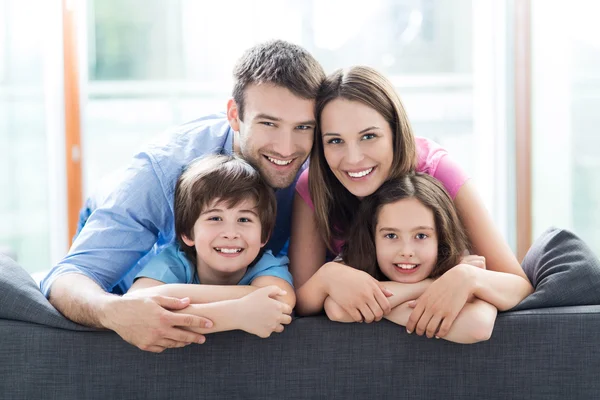
#> input picture aile.jpg, 600 x 400 px
$ python Untitled-1.py
#> lines starting #> are read from the running program, lines starting #| are printed output that depends on the picture; after the words box and inside, x2 and y2 are one past the last pixel; in counts of white or black regions, pixels touching at a corner belong together
import cv2 # OpenCV ana kütüphanesi
import sys # Programdan kontrollü çıkış yapmak için

# Yüz algılama için Haar Cascade sınıflandırıcısını yükle
face_cascade = cv2.CascadeClassifier('haarcascade_frontalface_default.xml')

# Eğer XML dosyası yüklenemezse kullanıcıya bilgiver ve programı sonlandır
if face_cascade.empty():
    print("HATA: 'haarcascade_frontalface_default.xml' dosyası yüklenemedi!")
    print("Dosyanın kodunuzla aynı dizinde olduğundan veya doğru yolun verildiğinden emin olun.")
    sys.exit() # Programı burada sonlandır

# Algılama yapmak istediğiniz resmin dosya yolunu veya resim dosyanızın adını buraya yazın.
#Resmimiz aynı klasörde olduğu için sadece isim yamanız yeterli.
image_path = 'aile.jpg'

# Resmi OpenCV kullanarak yükle
img = cv2.imread(image_path)
#> img is the input picture: shape (400, 600, 3); mean B, G, R 166, 165.3, 170.8

# Resim yüklenemezse hata kontrolü yap
if img is None:
    print(f"HATA: Resim dosyası '{image_path}' yüklenemedi!")
    print("Resim adını veya yolunu kontrol edin.")
    sys.exit() # Programı burada sonlandır


# Eğer resminiz çok büyükse ve pencere ekrana sığmıyorsa, bu kısmı kullanabilirsiniz.
# Örneğin, genişliği 800 piksele ayarla ve yüksekliği orantılı olarak küçült.
max_width = 800
if img.shape[1] > max_width: # Eğer resmin genişliği belirlenen maksimum genişlikten büyükse
    oran = max_width / img.shape[1]
    yeni_yukseklik = int(img.shape[0] * oran)
    img = cv2.resize(img, (max_width, yeni_yukseklik))

# Yüz algılama performansı için resmi gri tonlamaya çevir
# Haar Cascade modelleri genellikle gri tonlamalı görüntülerde daha iyi çalışır.
gray = cv2.cvtColor(img, cv2.COLOR_BGR2GRAY)
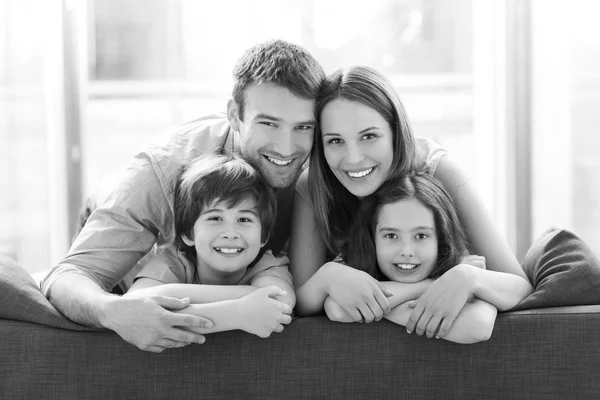
#> gray: shape (400, 600); min 0, max 255, mean 167

# Gri tonlamalı resimde yüzleri algılar
# detectMultiScale fonksiyonu, algılanan yüzlerin konumlarını döndürür.
# Parametreler:
# 1.1: scaleFactor - Görüntü ölçeği küçültme oranı. Küçük değerler daha fazla algılama penceresi, daha hassas ama yavaş algılanır.
# 4: minNeighbors - Her adayı kaç komşu dikdörtgenin onaylaması gerektiğini belirler. Yüksek değerler daha az ama daha güvenilir algılama.
faces = face_cascade.detectMultiScale(gray, 1.1, 4)
#> faces = [[312, 108, 83, 83], [244, 94, 84, 84], [190, 191, 77, 77], [366, 205, 80, 80]]

print(f"Resimde toplam {len(faces)} adet yüz algılandı.")
#| Resimde toplam 4 adet yüz algılandı.

# Algılanan her yüz için resim üzerinde bir dikdörtgen çiz
for (x, y, w, h) in faces:
    # cv2.rectangle(img(resim), (x, y)sol_üst_köşe, (x + w, y + h)sağ_alt_köşe, (255, 0, 0)renk, (2)çizgi_kalınlığı)
    cv2.rectangle(img, (x, y), (x + w, y + h), (255, 0, 0), 2)
#> this loop made 4 passes
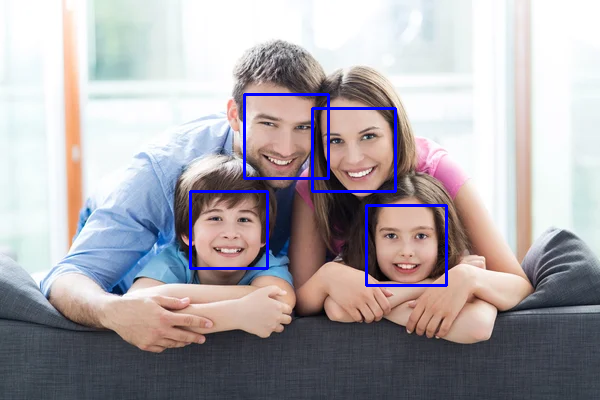
#> img: shape (400, 600, 3); 1.61% of pixels changed, all inside (x1, y1, x2, y2) = (189, 93, 448, 287)

# İşlenmiş resmi bir pencerede göster
# 'Resimdeki Yüz Algılama' pencerenin başlığı olacak.
cv2.imshow('Resimdeki Yuz Algilama', img)

# Kullanıcının bir tuşa basmasını bekle.
# 0 değeri, herhangi bir tuşa basılana kadar pencerenin açık kalmasını sağlar.
cv2.waitKey(0)

# Tüm OpenCV pencerelerini kapat
cv2.destroyAllWindows()
